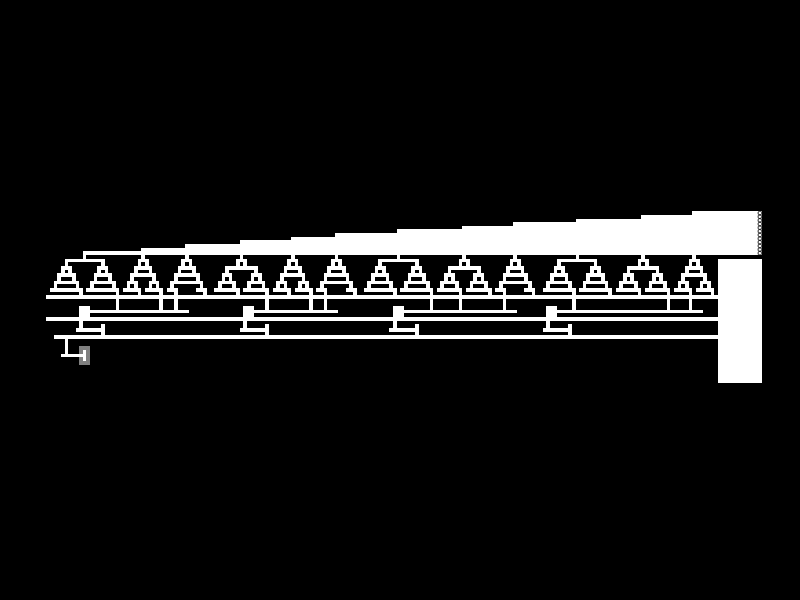

Write MATLAB code to recreate this figure.
function gadgets3SATsimple
% demonstrates NP proof. My goal is to do everything with the input
% sequence {D,L,D,R}
%
% TODO: i could remove many unnecessary lines...
global G MAKE_MOVIE RobotPts
%close all; clc;
clear all
clc
format compact
MAKE_MOVIE = false;
FrameCount = 1;
MOVIE_NAME = '3SatFail';
G.fig = figure(1);
set(G.fig ,'KeyPressFcn',@keyhandler,'Name','Massive Control');
set(G.fig,'Units','normalized','outerposition',[0 0 1 1],'NumberTitle','off','Color',[0.0 0.0 0.0]);%'MenuBar','none',
set(G.fig, 'InvertHardCopy', 'off');

if MAKE_MOVIE
    writerObj = VideoWriter(MOVIE_NAME,'MPEG-4');%http://www.mathworks.com/help/matlab/ref/videowriterclass.html
    set(writerObj,'Quality',100)
    %set(writerObj, 'CompressionRatio', 2);
    open(writerObj);
end

% 1. Multiple copies of the 4 variables A, B, C, D, are initialized to arbitrary T/F values
% 2. 4 three-input or gates of these variables create 4 clauses,
% i.e. % (~A|~C|D|),  (B|~C|D),  (~A|B|D), (A|~B|C)
% 3. A gadget that checks if at least 4 clauses are true
% 4. a recycling system that can return the pixels to the beginning to start

%create obstacle map and draw it
% (~A|~C|D|),  (B|~C|D),  (~A|B|D), (A|~B|C)
[b1,RobotPts] =VariableSetOR(1,3,4,     1,1,0);
[b2,RobotPts] =VariableSetOR(2,3,4,     1,1,0);
[b3,RobotPts] =VariableSetOR(1,2,4,     1,0,0);
[b4,RobotPts] =VariableSetOR(1,2,3,     0,1,0);

 varOrs = [b1,b2,b3,b4];
 
 
 and3SatBlk = AND3SAT(size(varOrs,2));
 
 inx = find(0==varOrs(end,:));
spreadVars = ones(numel(inx)+1, size(varOrs,2));
for i = 1:numel(inx)
    spreadVars(i,inx(i):end) = 0;
end
 
 % add ones at end to provide room in recycling to avoid back-flow
 blk = [ones(3*4-7, size(varOrs,2)); 
     and3SatBlk;
     varOrs;
     spreadVars;
     ];

 blk = [blk, zeros(size(blk,1),12),ones(size(blk,1),1)];    %add recycling
 blk(end,:) = 1; %cap the top
  %restrict flow so only a vertical column can pass through
  blk(end - 13,end-12:end-1) = 1; 
 %add bottom row
 G.obstacle_pos = [ ones(1,size(blk,2));blk];
 %add left row
 G.obstacle_pos = [ ones(size(G.obstacle_pos,1),1), G.obstacle_pos];
% RobotPts = [ repmat(size(G.obstacle_pos,2)-1,1,12);
% 1+(1:12);[1:12];[1:12]]'; % if you want to recycle blocks
 RobotPts = [ repmat(size(G.obstacle_pos,2)-1,1,12); size(G.obstacle_pos,1)-13+(1:12);1:12;1:12]';
 
G.EMPTY = 0;
G.OBST = 1;

G.maxX = size(G.obstacle_pos,2);
G.maxY = size(G.obstacle_pos,1);

%create vector of robots and draw them.  A robot vector consists of an xy
%position, an index number, and a color.

numRobots = size(RobotPts,1);

clf

G.colormap = [  1,1,1; %Empty = white
    0,0,0; %obstacle
    0.5,0.5,0.5; 
    ];

colormap(G.colormap(1:numel(unique(G.obstacle_pos)),:));
G.axis=imagesc(G.obstacle_pos);
set(gca,'box','off','xTick',[],'ytick',[],'ydir','normal','Visible','off');
%set(G.axis,'edgealpha',.08)
axis equal
axis tight
hold on
G.title = title('press arrows keys to move');


%end
G.hRobotsPast10 = zeros(1, numRobots);
G.hRobotsPast9 = zeros(1, numRobots);
G.hRobotsPast8 = zeros(1, numRobots);
G.hRobotsPast7 = zeros(1, numRobots);
G.hRobotsPast6 = zeros(1, numRobots);
G.hRobotsPast5 = zeros(1, numRobots);
G.hRobotsPast4 = zeros(1, numRobots);
G.hRobotsPast3 = zeros(1, numRobots);
G.hRobotsPast2 = zeros(1, numRobots);
G.hRobotsPast = zeros(1, numRobots);
G.hRobots = zeros(1, numRobots);
colors = hsv(numel(unique(RobotPts(:,4)))+1);

for hi = 1: numRobots
    G.hRobotsPast10(hi) =  createRobotPath( RobotPts(hi,:), 0.3);
    G.hRobotsPast9(hi) =  createRobotPath( RobotPts(hi,:), 0.3);
    G.hRobotsPast8(hi) =  createRobotPath( RobotPts(hi,:), 0.35);
    G.hRobotsPast7(hi) =  createRobotPath( RobotPts(hi,:), 0.4);
    G.hRobotsPast6(hi) =  createRobotPath( RobotPts(hi,:), 0.45);
    G.hRobotsPast5(hi) =  createRobotPath( RobotPts(hi,:), 0.5);
    G.hRobotsPast4(hi) =  createRobotPath( RobotPts(hi,:), 0.55);
    G.hRobotsPast3(hi) =  createRobotPath( RobotPts(hi,:), 0.6);
    G.hRobotsPast2(hi) =  createRobotPath( RobotPts(hi,:), 0.7);
    G.hRobotsPast(hi) =  createRobotPath( RobotPts(hi,:), 0.8);
    G.hRobots(hi) =  rectangle('Position',[RobotPts(hi,1)-1/2,RobotPts(hi,2)-1/2,1,1],'Curvature',[1,1],'FaceColor',colors(RobotPts(hi,4),:));
end


set(gcf,'Units','normal')
set(gca,'Position',[.03 .03 .95 .95])
%%%%%% MAKE MOVIE!
if MAKE_MOVIE
updateDrawing;
%mvs = ['-x';'-y';'+x';'-y';'+x';'-y';'-x';'-y';'+x';'-y';'+x';'-y';'-x';'-y';'+x';'-y';'-x';'-y';'+x';'-y';]; %fAIL: 3 TO GOAL
mvs = ['-x';'-y';'+x';'-y';'-x';'-y';'-x';'-y';'-x';'-y';'+x';'-y';'-x';'-y';'+x';'-y';'-x';'-y';'+x';'-y';]; %Success: 4 TO GOAL
mvs = ['-x';'-y';'-x';'-y';'+x';'-y';'-x';'-y';'+x';'-y';'+x';'-y';'-x';'-y';'+x';'-y';'-x';'-y';'+x';'-y';]; %Fail: 2 TO GOAL
for myc = 1:size(mvs,1)
   moveto(mvs(myc,:) )
end
for myci = 1:30
     updateDrawing;
end
close(writerObj);
end

    function handleRobotPath = createRobotPath( robotInfo, fractionColor)
        % creates a robot path variable
        handleRobotPath =  rectangle('Position',[robotInfo(1)-1/2,robotInfo(2)-1/2,1,1],'Curvature',[1,1],'FaceColor',[1,1,1]-([1,1,1]-colors(robotInfo(4),:))*fractionColor,'LineStyle','none');
    end

    function keyhandler(src,evnt) %#ok<INUSL>
        if strcmp(evnt.Key,'s')
            imwrite(flipud(get(G.axis,'CData')+1), G.colormap, '../../pictures/png/MatrixPermutePic.png');
        else
            moveto(evnt.Key)
        end
    end

function [blk] = AND3SAT(wid) 
    myAND=[ 1 1 0 0 0 0 0 0 0 0 0 0 0 0 0 0;
            1 1 1 1 1 0 1 1 1 1 1 1 1 1 1 1;
            1 1 1 1 1 0 1 1 1 1 1 1 1 1 1 1;
            1 1 1 1 1 0 1 1 1 2 2 2 1 1 1 1;
            1 1 1 1 1 0 1 1 1 2 0 2 1 1 1 1;
            1 1 1 1 0 0 0 0 0 0 0 2 1 1 1 1;
            1 1 1 1 1 1 1 1 1 2 0 2 1 1 1 1;
            1 1 1 1 1 1 1 1 1 2 2 2 1 1 1 1;];
        % add AND gate
        blk = flipud([myAND, repmat(myAND(:,3),1,wid-size(myAND,2))]);
end

   function [blk,RobotPts] = orAND3SAT(wid) 
        % this is a NON-reversible OR gate for three inputs
        RobotPts = [
            14,17,1,1;
            16,17,2,2;
            18,17,3,3;
            ];
        %               7              15
        %              x1  x2  x3
       blk=[1 1 1 1 1 1 0 1 0 1 0 1 1 1 1;
            1 1 1 1 1 1 0 1 0 1 0 1 1 1 1;
            1 1 0 0 0 1 0 1 0 1 0 1 1 1 1;
            1 1 0 0 0 0 0 0 0 0 0 0 0 0 1;
            1 1 0 0 0 1 1 1 1 1 1 1 1 1 1;
            0 0 0 0 0 0 0 0 0 0 0 0 0 0 0;
            1 1 0 1 1 1 1 1 1 1 1 1 1 1 1;
            1 1 0 1 1 1 1 1 0 1 1 1 1 1 1;
            1 0 0 0 0 0 0 0 0 1 1 1 1 1 1;
            1 1 1 1 1 1 1 1 0 1 1 1 1 1 1,];
         buffer=[1 1,;
            1 1 ;
            1 1;
            1 1;
            1 1;
            1 0;
            1 1;
            1 1;
            1 1;
            1 1];
        
        myAND=[
            1 0 0 0 0 0 0 0 0 0 0 0 0 0 0 0;
            1 1 1 1 1 0 1 2 2 2 1 1 1 1 1 1;
            1 1 1 1 1 0 1 2 0 2 1 1 1 1 1 1;
            1 1 1 1 0 0 0 0 0 2 1 1 1 1 1 1;
            1 1 1 1 1 1 1 2 0 2 1 1 1 1 1 1;
            1 1 1 1 1 1 1 2 2 2 1 1 1 1 1 1;];
        
        %construct OR gates
        blk = [buffer(:,1), repmat(buffer(:,2),1,6), blk,blk,blk,blk];
        %blk = [blk; myAND, ones(size(myAND,1),size(blk,2)-size(myAND,2))];
        % add AND gate, fill row
        blk = [blk; myAND, repmat(myAND(:,2),1,size(blk,2)-size(myAND,2))];
        
        
        
        %add recycling on right side
        blk = [blk, [zeros(size(blk,1),6),ones(size(blk,1),1)]];
        %add bottom row
        blk = [blk; ones(1,size(blk,2))];
        backg = ones(size(blk,1),wid);
        backg(1:size(blk,1),1:size(blk,2)) = blk;
        blk = flipud(backg);
   end

function [blk,RobotPts] = ONEWAY_SAFEddCNTgate(i1,i2,i3,o1,o2,o3,wid) %#ok<DEFNU>
        % this is a NON-reversible CONNECTOR (PIPLINE)
        % dual-rail logic SAFE because both paths require same # of moves
        RobotPts = [
            i1,15,1,1;
            i2,15,2,2;
            i3,15,3,3;
            ];
        ins = sort([i1,i2,i3]);
        outs = sort([o1,o2,o3]);
        blk = ones(15,max([[ins,outs]+2,wid]));
        %down 
        blk(1:7,i1) = 0;
        blk(1:5,i2) = 0;
        blk(1:3,i3) = 0;
        %left
        blk(7,7:i1+1) = 0;
        blk(5,5:i2+1) = 0;
        blk(3,3:i3+1) = 0;
        %down        
        blk(2:14,3) = 0;
        blk(2:12,5) = 0;
        blk(2:10,7) = 0;
        %right
        blk(10,2:o1) = 0;
        blk(12,2:o2) = 0;
        blk(14,2:o3) = 0;
        %down
        blk(9:15,o1) = 0;
        blk(11:15,o2) = 0;
        blk(13:15,o3) = 0;
        %                   a   b   c
%        blk=[1 1 1 1 1 1 1 1 0 1 0 1 0 1 1;
%             1 1 0 1 0 1 0 1 0 1 0 1 0 1 1;
%             1 1 0 0 0 0 0 0 0 0 0 0 0 0 1;
%             1 1 0 1 0 1 0 1 0 1 0 1 1 1 1;
%             1 1 0 1 0 0 0 0 0 0 0 0 1 1 1;
%             1 1 0 1 0 1 0 1 0 1 1 1 1 1 1;
%             1 1 0 1 0 1 0 0 0 0 1 1 1 1 1;
%             1 1 0 1 0 1 0 1 1 1 1 1 1 1 1;
%             1 1 0 1 0 1 0 1 0 1 1 1 1 1 1;
%             1 0 0 0 0 0 0 0 0 1 1 1 1 1 1;
%             1 1 0 1 0 1 1 1 0 1 0 1 1 1 1;
%             1 0 0 0 0 0 0 0 0 0 0 1 1 1 1;
%             1 1 0 1 1 1 1 1 0 1 0 1 0 1 1;
%             1 0 0 0 0 0 0 0 0 0 0 0 0 1 1;
%             1 1 1 1 1 1 1 1 0 1 0 1 0 1 1];
        blk = flipud(blk);
        blk = ones(1,wid);
        blk(i1) = 0;
        blk(i2) = 0;
        blk(i3) = 0;
    end

function [blk,RobotPts] = VariableSetOR(v1,v2,v3,p1,p2,p3)
    % v values set the selection stage, o values set t/f as the output sent
    % to OR
     % lets the user set a variable t/f on the ith step, and ignores
         % all other r/l switching on steps j ~= i.
         % this is SAFE because  applying a u/d after the deciding r/l
         % switch latches the input.
        RobotPts = [
            10,15,1,1; % x
            6,18,2,2; % x'
            8,18,3,3;  %y
            10,18,4,4;  %y'
            ];
        %
        blk = cell(4,1);
      blk{1}=[1 1 1 1 1 1 1 1 1 1 0 1 1 1 1 1 1 1 1 1;
            1 1 1 1 1 0 0 0 0 0 0 0 0 0 0 0 1 1 1 1;
            1 1 1 1 1 0 1 1 1 1 1 1 1 1 1 0 1 1 1 1;
            1 1 1 1 0 0 0 1 1 1 1 1 1 1 0 0 0 1 1 1;
            1 1 1 1 0 1 0 1 1 1 1 1 1 1 0 1 0 1 1 1;
            1 1 1 0 0 0 0 0 1 1 1 1 1 0 0 0 0 0 1 1;
            1 1 1 0 1 1 1 0 1 1 1 1 1 0 1 1 1 0 1 1;
            1 1 0 0 0 0 0 0 0 1 1 1 0 0 0 0 0 0 0 1;
            1 1 0 1 1 1 1 1 0 1 1 1 0 1 1 1 1 1 0 1;
            1 0 0 0 0 0 0 0 0 0 1 0 0 0 0 0 0 0 0 0;
            1 1 1 1 1 1 1 1 1 0 1 1 1 1 1 1 1 1 1 0;
           ];%               10,                 20
      blk{2}=[1 1 1 1 1 1 1 1 0 1 1 1 1 1 1 1;
            1 1 1 1 1 1 1 0 0 0 1 1 1 1 1 1;
            1 1 1 1 1 1 1 0 1 0 1 1 1 1 1 1;
            1 1 1 1 0 0 0 0 0 0 0 0 0 1 1 1;
            1 1 1 1 0 1 1 1 1 1 1 1 0 1 1 1;
            1 1 1 0 0 0 1 1 1 1 1 0 0 0 1 1;
            1 1 1 0 1 0 1 1 1 1 1 0 1 0 1 1;
            1 1 0 0 0 0 0 1 1 1 0 0 0 0 0 1;
            1 1 0 1 1 1 0 1 1 1 0 1 1 1 0 1;
            1 0 0 0 0 0 0 0 1 0 0 0 0 0 0 0;
            1 1 1 1 1 1 1 0 1 1 1 1 1 1 1 0;
           ]; %           8              16
      blk{3}=[1 1 1 1 1 1 0 1 1 1 1 1;
            1 1 1 1 1 0 0 0 1 1 1 1;
            1 1 1 1 1 0 1 0 1 1 1 1;
            1 1 1 1 0 0 0 0 0 1 1 1;
            1 1 1 1 0 1 1 1 0 1 1 1;
            1 1 1 0 0 0 0 0 0 0 1 1;
            1 1 1 0 1 1 1 1 1 0 1 1;
            1 1 0 0 0 1 1 1 0 0 0 1;
            1 1 0 1 0 1 1 1 0 1 0 1;
            1 0 0 0 0 0 1 0 0 0 0 0;
            1 1 1 1 1 0 1 1 1 1 1 0;
           ];%        6          12
      blk{4}=[1, 1 1 1 1 1 0 1 1 1 1 1;
            1 1 1 1 1 0 0 0 1 1 1 1;
            1 1 1 1 1 0 1 0 1 1 1 1;
            1 1 1 1 0 0 0 0 0 1 1 1;
            1 1 1 1 0 1 1 1 0 1 1 1;
            1 1 1 0 0 0 0 0 0 0 1 1;
            1 1 1 0 1 1 1 1 1 0 1 1;
            1 1 0 0 0 0 0 0 0 0 0 1;
            1 1 0 1 1 1 1 1 1 1 0 1;
            1 0 0 0 1 1 1 1 1 0 0 0;
            1 1 1 0 1 1 1 1 1 1 1 0;
           ];%    4              12
       % A 10,20,  B8,16,    C6,12,D 4, 12
       port = [10,20;8,16;6,12;4,12];
       %(A|~B|C),  (B|~C|D),  (~A|B|D),  (~A|~C|D|)
       %10,36,42    8,
       VarSet = flipud([blk{v1},blk{v2},blk{v3}]);
       if p3
         VarSet = [VarSet, ones(size(VarSet(1),2))];
       end
       
         in1 = port(v1,p1+1);
         in2 = port(v1,2)+port(v2,p2+1);
         in3 = port(v1,2)+port(v2,2)+port(v3,p3+1);
       Piping =  ONEWAY_SAFEddCNTgate(in1,in2,in3,   14,16,18,   size(VarSet,2));

       
        %               7              15
        %              x1  x2  x3
       blk=[1 1 1 1 1 1 1 1 1 1 1 1 1 1 1;
            1 1 0 0 0 1 1 1 1 1 1 1 1 1 1;
            1 1 0 0 0 0 0 0 0 0 0 0 0 0 0;
            1 1 0 0 0 1 1 1 1 1 1 1 1 1 1;
            0 0 0 0 0 0 0 0 0 0 0 0 0 0 0;
            1 1 0 1 1 1 1 1 1 1 1 1 1 1 1;
            1 1 0 1 1 1 1 1 0 1 1 1 1 1 1;
            1 0 0 0 0 0 0 0 0 1 1 1 1 1 1;
            1 1 1 1 1 1 1 1 0 1 1 1 1 1 1,];
         buffer=[           1 1 ;
            1 1;
            1 1;
            1 1;
            1 0;
            1 1;
            1 1;
            1 1;
            1 1];
        
       %construct OR gates
           
       if(in1 < 15)
           Or3in =  blk; 
           spacing = 1+size(Piping,2)-size(Or3in,2);
           Or3in = flipud([ Or3in, repmat(buffer(:,2),1,spacing )]);
       else
           Or3in = [ repmat(buffer(:,2),1,7),blk]; 
           spacing = 1+size(Piping,2)-size(Or3in,2);
           Or3in = flipud([Or3in, repmat(buffer(:,2),1,spacing)]);
       end
       
       h = size(Or3in,1);
       % add inlets
       Or3in(h-2:h,in1) = 0;
       Or3in(h-2:h,in2) = 0;
       Or3in(h-2:h,in3) = 0;
       Or3in(h-2,in3:in3+3) = 0;
       Or3in(h-2,in1:in3) = 0;
       
       blk =[Or3in;
             Piping,ones(size(Piping,1),1);
             zeros(1,size(VarSet,2)+1);
             VarSet,ones(size(VarSet,1),1)];% [Or3in;Piping;VarSet];
        
    end
    
 function [blk,RobotPts] = SAFEVariableBlk() %#ok<DEFNU>
         % lets the user set a variable t/f on the ith step, and ignores
         % all other r/l switching on steps j ~= i.
         % this is SAFE because  applying a u/d after the deciding r/l
         % switch latches the input.
        RobotPts = [
            10,15,1,1; % x
            6,18,2,2; % x'
            8,18,3,3;  %y
            10,18,4,4;  %y'
            ];
        %
      blk1=[1 1 1 1 1 1 1 1 1 1 0 1 1 1 1 1 1 1 1 1;
            1 1 1 1 1 0 0 0 0 0 0 0 0 0 0 0 1 1 1 1;
            1 1 1 1 1 0 1 1 1 1 1 1 1 1 1 0 1 1 1 1;
            1 1 1 1 0 0 0 1 1 1 1 1 1 1 0 0 0 1 1 1;
            1 1 1 1 0 1 0 1 1 1 1 1 1 1 0 1 0 1 1 1;
            1 1 1 0 0 0 0 0 1 1 1 1 1 0 0 0 0 0 1 1;
            1 1 1 0 1 1 1 0 1 1 1 1 1 0 1 1 1 0 1 1;
            1 1 0 0 0 0 0 0 0 1 1 1 0 0 0 0 0 0 0 1;
            1 1 0 1 1 1 1 1 0 1 1 1 0 1 1 1 1 1 0 1;
            1 0 0 0 0 0 0 0 0 0 1 0 0 0 0 0 0 0 0 0;
            1 1 1 1 1 1 1 1 1 0 1 1 1 1 1 1 1 1 1 0;
           ];%               10,                 20
      blk2=[1 1 1 1 1 1 1 1 0 1 1 1 1 1 1 1;
            1 1 1 1 1 1 1 0 0 0 1 1 1 1 1 1;
            1 1 1 1 1 1 1 0 1 0 1 1 1 1 1 1;
            1 1 1 1 0 0 0 0 0 0 0 0 0 1 1 1;
            1 1 1 1 0 1 1 1 1 1 1 1 0 1 1 1;
            1 1 1 0 0 0 1 1 1 1 1 0 0 0 1 1;
            1 1 1 0 1 0 1 1 1 1 1 0 1 0 1 1;
            1 1 0 0 0 0 0 1 1 1 0 0 0 0 0 1;
            1 1 0 1 1 1 0 1 1 1 0 1 1 1 0 1;
            1 0 0 0 0 0 0 0 1 0 0 0 0 0 0 0;
            1 1 1 1 1 1 1 0 1 1 1 1 1 1 1 0;
           ]; %           8              16
      blk3=[1 1 1 1 1 1 0 1 1 1 1 1;
            1 1 1 1 1 0 0 0 1 1 1 1;
            1 1 1 1 1 0 1 0 1 1 1 1;
            1 1 1 1 0 0 0 0 0 1 1 1;
            1 1 1 1 0 1 1 1 0 1 1 1;
            1 1 1 0 0 0 0 0 0 0 1 1;
            1 1 1 0 1 1 1 1 1 0 1 1;
            1 1 0 0 0 1 1 1 0 0 0 1;
            1 1 0 1 0 1 1 1 0 1 0 1;
            1 0 0 0 0 0 1 0 0 0 0 0;
            1 1 1 1 1 0 1 1 1 1 1 0;
           ];%        6          12
      blk4=[1, 1 1 1 1 1 0 1 1 1 1 1;
            1 1 1 1 1 0 0 0 1 1 1 1;
            1 1 1 1 1 0 1 0 1 1 1 1;
            1 1 1 1 0 0 0 0 0 1 1 1;
            1 1 1 1 0 1 1 1 0 1 1 1;
            1 1 1 0 0 0 0 0 0 0 1 1;
            1 1 1 0 1 1 1 1 1 0 1 1;
            1 1 0 0 0 0 0 0 0 0 0 1;
            1 1 0 1 1 1 1 1 1 1 0 1;
            1 0 0 0 1 1 1 1 1 0 0 0;
            1 1 1 0 1 1 1 1 1 1 1 0;
           ];%    4              12
       % A 10,20,  B8,16,    C6,12,D 4, 12
       %(A|~B|C),  (B|~C|D),  (~A|B|D),  (~A|~C|D|)
       %10,36,42    8,
         blk = flipud([blk1,blk2,blk3,  blk2, blk3, blk4,   blk1,blk2,blk4,]);%   blk1, blk3,blk4]);
    end

    

    function updatePastPath( hOldPath, hOlderPath)
        for ni = 1:size(RobotPts,1)
            set(hOlderPath(ni),'Position', get(hOldPath(ni),'Position'), ...
                'Curvature', get(hOldPath(ni),'Curvature'));
            uistack(hOlderPath(RobotPts(ni,3)),'top');
        end
    end

    function moveto(key)
        updatePastPath(G.hRobotsPast9,G.hRobotsPast10);
        updatePastPath(G.hRobotsPast8,G.hRobotsPast9);
        updatePastPath(G.hRobotsPast7,G.hRobotsPast8);
        updatePastPath(G.hRobotsPast6,G.hRobotsPast7);
        updatePastPath(G.hRobotsPast5,G.hRobotsPast6);
        updatePastPath(G.hRobotsPast4,G.hRobotsPast5);
        updatePastPath(G.hRobotsPast3,G.hRobotsPast4);
        updatePastPath(G.hRobotsPast2,G.hRobotsPast3);
        updatePastPath(G.hRobotsPast,G.hRobotsPast2);
        
        % Maps keypresses to moving pixels
        step = [0,0];
        if strcmp(key,'leftarrow') || strcmp(key,'-x') %-x
            RobotPts = sortrows(RobotPts,1);
            step = -[1,0];
        elseif strcmp(key,'rightarrow')|| strcmp(key,'+x') %+x
            RobotPts = sortrows(RobotPts,-1);
            step = [1,0];
        elseif strcmp(key,'uparrow')|| strcmp(key,'+y') %+y
            RobotPts = sortrows(RobotPts,-2);
            step = [0,1];
        elseif strcmp(key,'downarrow')|| strcmp(key,'-y') %-y
            RobotPts = sortrows(RobotPts,2);
            step = -[0,1];
        end
        % implement the move on every robot
        keepMoving = true;
        stValG = RobotPts(:,1:2);
        while keepMoving == true
            keepMoving = false;
            for ni = 1:size(RobotPts,1)
                stVal = stValG(ni,1:2);
                desVal = RobotPts(ni,1:2)+step;
                
                % move there if no robot in the way and space is free
                if  ~ismember(desVal,RobotPts(:,1:2),'rows')  ...
                        && desVal(1) >0 && desVal(1) <= G.maxX && desVal(2) >0 && desVal(2) <= G.maxY ...
                        && G.obstacle_pos( desVal(2),desVal(1) )==0
                    
                    RobotPts(ni,1:2) = desVal;
                    desVal = RobotPts(ni,1:2)+step;
                    keepMoving = true;
                end
                if ~isequal( stVal, RobotPts(ni,1:2) )
                    x = min(stVal(1), RobotPts(ni,1));
                    y = min(stVal(2), RobotPts(ni,2));
                    xd = abs(stVal(1)- RobotPts(ni,1));
                    yd = abs(stVal(2)- RobotPts(ni,2));
                    set(G.hRobotsPast(RobotPts(ni,3)),'Position',[x-1/2,y-1/2,xd+1,yd+1],'Curvature',[1/(1+xd),1/(1+yd)]);
                    uistack(G.hRobotsPast(RobotPts(ni,3)),'top');
                    set(G.hRobots(RobotPts(ni,3)),'Position',[RobotPts(ni,1)-1/2,RobotPts(ni,2)-1/2,1,1]);
                else
                    set(G.hRobotsPast(RobotPts(ni,3)),'Position',[RobotPts(ni,1)-1/2,RobotPts(ni,2)-1/2,1,1],'Curvature',[1,1]);
                end
            end
           
            for ni = 1:size(RobotPts,1)
                    uistack(G.hRobots(RobotPts(ni,3)),'top');
            end
            updateDrawing;  % update movie frame here
            %drawnow
            %title('moving')
        end
        for ctr = 1:20
            updateDrawing;  % update movie frame here
            %drawnow
            %title('finished move')
        end
    end

    function updateDrawing
            %drawnow
            if(MAKE_MOVIE)
                FrameCount=FrameCount+1;
                set(gcf,'color','k');
                set(gca,'color','k');
                F = getframe_nosteal_focus; %getframe;
                writeVideo(writerObj,F.cdata);
                while(FrameCount < 10)
                    updateDrawing
                end
            end
        end


end